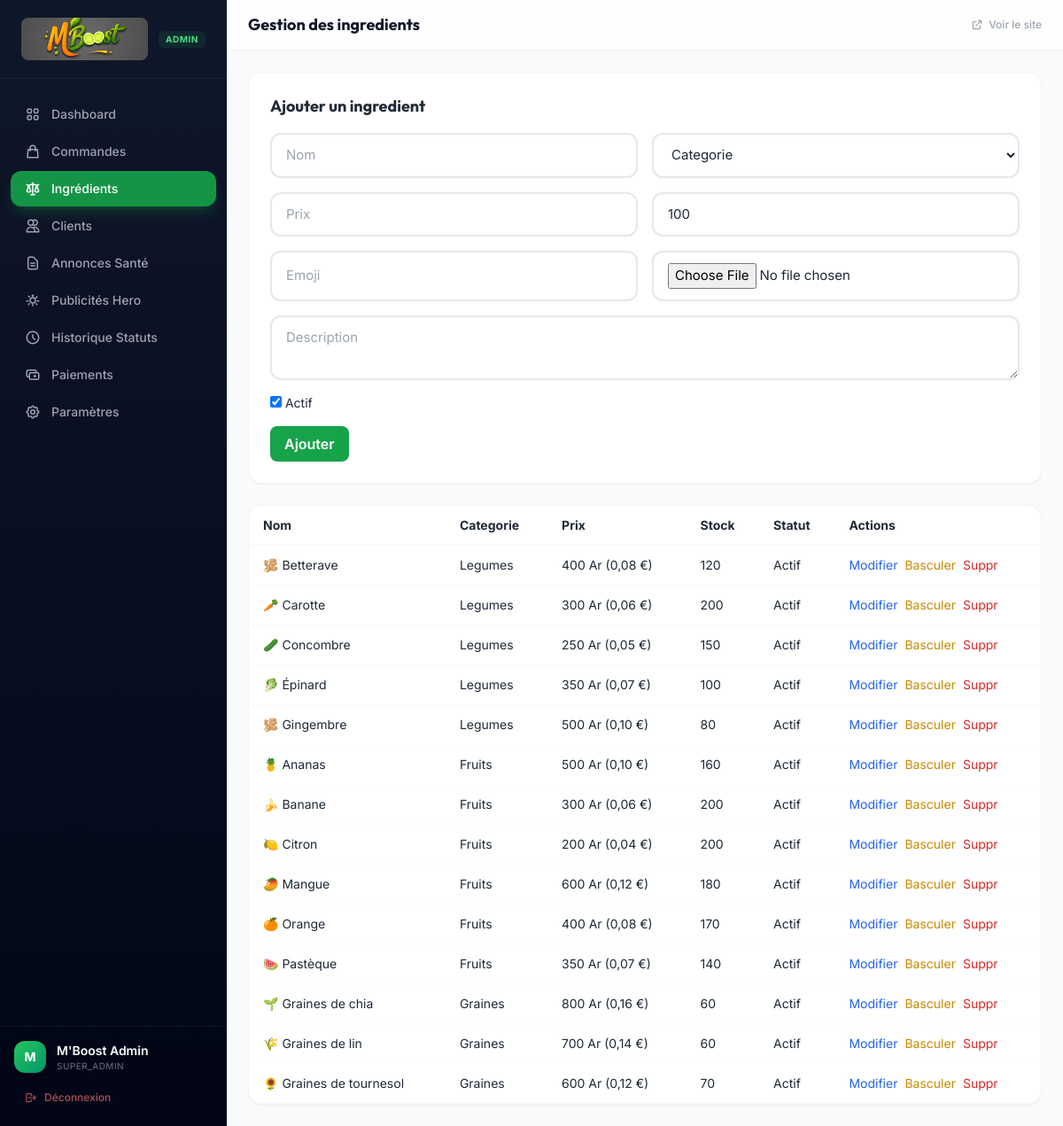
The page /admin/ingredients.php (signed in) on the database its author committed.
### tables this page shows
CREATE TABLE `ingredients` (
    `id`          INT UNSIGNED   NOT NULL AUTO_INCREMENT,
    `nom`         VARCHAR(150)   NOT NULL,
    `categorie`   ENUM('legumes','fruits','graines') NOT NULL,
    `description` TEXT           DEFAULT NULL,
    `prix`        DECIMAL(10,2)  NOT NULL DEFAULT 0.00 COMMENT 'Base price in Ariary',
    `image`       VARCHAR(255)   DEFAULT NULL COMMENT 'Filename stored under uploads/',
    `stock`       INT            NOT NULL DEFAULT 100,
    `emoji`       VARCHAR(10)    DEFAULT NULL,
    `actif`       BOOLEAN        NOT NULL DEFAULT TRUE,
    `created_at`  TIMESTAMP      NOT NULL DEFAULT CURRENT_TIMESTAMP,
    `updated_at`  TIMESTAMP      NOT NULL DEFAULT CURRENT_TIMESTAMP ON UPDATE CURRENT_TIMESTAMP,
    PRIMARY KEY (`id`),
    KEY `idx_ingredients_categorie` (`categorie`),
    KEY `idx_ingredients_actif`     (`actif`)
);

### includes/functions.php (called while the page is built, shortened)
<?php
function formatPrice(float|int $price, float $eurRate = 5000): string
{
    $ariary = number_format((float) $price, 0, ',', ' ') . ' Ar';
    $euro = '';
    if ($eurRate > 0) {
        $euroValue = round($price / $eurRate, 2);
        $euro = ' (' . number_format($euroValue, 2, ',', ' ') . ' €)';
    }
    return $ariary . $euro;
}
function generateCSRF(): string
{
    return $_SESSION['csrf_token'];
}

### admin/ingredients.php (the view, shortened to what this page needs)
<?php
require_once __DIR__ . '/../includes/db.php';
require_once __DIR__ . '/../includes/functions.php';
$editMode = isset($_GET['edit']);
$editIngredient = null;
$stmt = $pdo->query('SELECT * FROM ingredients ORDER BY categorie, nom');
$ingredients = $stmt->fetchAll();
$categories = ['legumes' => 'Legumes', 'fruits' => 'Fruits', 'graines' => 'Graines'];
include __DIR__ . '/includes/admin-layout-top.php';
?>
<div class="bg-white rounded-2xl shadow-sm border border-gray-100 p-6">
    <h2 class="text-lg font-bold mb-4"><?= $editMode ? 'Modifier' : 'Ajouter' ?> un ingredient</h2>
    <form method="POST" enctype="multipart/form-data" class="grid grid-cols-1 md:grid-cols-2 gap-4">
        <input name="nom" required class="input-modern" placeholder="Nom" value="<?= $editMode && $editIngredient ? htmlspecialchars($editIngredient['nom']) : '' ?>">
        <select name="categorie" required class="input-modern">
            <option value="">Categorie</option>
        </select>
        <input name="prix" type="number" min="0" step="50" required class="input-modern" placeholder="Prix" value="<?= $editMode && $editIngredient ? (float) $editIngredient['prix'] : '' ?>">
        <input name="stock" type="number" min="0" required class="input-modern" placeholder="Stock" value="<?= $editMode && $editIngredient ? (int) $editIngredient['stock'] : 100 ?>">
        <input name="emoji" class="input-modern" placeholder="Emoji" value="<?= $editMode && $editIngredient ? htmlspecialchars($editIngredient['emoji'] ?? '') : '' ?>">
        <input name="image" type="file" accept="image/*" class="input-modern">
        <textarea name="description" class="input-modern md:col-span-2" rows="2" placeholder="Description"><?= $editMode && $editIngredient ? htmlspecialchars($editIngredient['description'] ?? '') : '' ?></textarea>
        <label class="md:col-span-2 text-sm"><input type="checkbox" name="actif" value="1" <?= (!$editMode || ($editIngredient && (int) $editIngredient['actif'] === 1)) ? 'checked' : '' ?>> Actif</label>
        <div class="md:col-span-2 flex gap-3">
            <button class="px-4 py-2 rounded-lg bg-green-600 text-white font-semibold" type="submit"><?= $editMode ? 'Mettre a jour' : 'Ajouter' ?></button>
        </div>
    </form>
</div>
<div class="bg-white rounded-2xl shadow-sm border border-gray-100 overflow-hidden mt-6">
    <div class="overflow-x-auto">
        <table class="w-full text-sm">
            <thead>
                <tr class="border-b border-gray-100">
                    <th class="px-4 py-3 text-left">Nom</th>
                    <th class="px-4 py-3 text-left">Categorie</th>
                    <th class="px-4 py-3 text-left">Prix</th>
                    <th class="px-4 py-3 text-left">Stock</th>
                    <th class="px-4 py-3 text-left">Statut</th>
                    <th class="px-4 py-3 text-left">Actions</th>
                </tr>
            </thead>
            <tbody>
            <?php foreach ($ingredients as $ing): ?>
                <tr class="border-b border-gray-50">
                    <td class="px-4 py-3"><?= htmlspecialchars(($ing['emoji'] ?? '🥤') . ' ' . $ing['nom']) ?></td>
                    <td class="px-4 py-3"><?= htmlspecialchars($categories[$ing['categorie']] ?? $ing['categorie']) ?></td>
                    <td class="px-4 py-3"><?= formatPrice((float) $ing['prix']) ?></td>
                    <td class="px-4 py-3"><?= (int) $ing['stock'] ?></td>
                    <td class="px-4 py-3"><?= (int) $ing['actif'] === 1 ? 'Actif' : 'Inactif' ?></td>
                    <td class="px-4 py-3 flex gap-2">
                        <a class="text-blue-600" href="?edit=<?= (int) $ing['id'] ?>#add-form">Modifier</a>
                        <a class="text-yellow-600" href="?toggle_actif=<?= (int) $ing['id'] ?>&csrf_token=<?= urlencode(generateCSRF()) ?>">Basculer</a>
                        <a class="text-red-600" href="?delete=<?= (int) $ing['id'] ?>&csrf_token=<?= urlencode(generateCSRF()) ?>" onclick="return confirm('Supprimer cet ingredient ?')">Suppr</a>
                    </td>
                </tr>
            <?php endforeach; ?>
            </tbody>
        </table>
    </div>
</div>
<?php include __DIR__ . '/includes/admin-layout-bottom.php'; ?>

### assets/css/app.css (style rules this page uses)
:root { --green-50: #f0fdf4; --green-100: #dcfce7; --green-200: #bbf7d0; --green-300: #86efac; --green-400: #4ade80; --green-500: #22c55e; --green-600: #16a34a; --green-700: #15803d; --green-800: #166534; --green-900: #14532d; --orange-400: #fb923c; --orange-500: #f97316; --orange-600: #ea580c; --font-display: 'Outfit', 'Inter', system-ui, sans-serif; --font-body: 'Inter', system-ui, -apple-system, sans-serif; --glass-bg: rgba(255, 255, 255, 0.7); --glass-border: rgba(255, 255, 255, 0.3); --glass-shadow: 0 8px 32px rgba(0, 0, 0, 0.08); --dark-glass-bg: rgba(15, 23, 42, 0.8); --dark-glass-border: rgba(255, 255, 255, 0.08); --transition-smooth: cubic-bezier(0.4, 0, 0.2, 1); --transition-bounce: cubic-bezier(0.34, 1.56, 0.64, 1); --bg-main: #f0fdf4; --text-main: #1f2937; --text-muted: #6b7280; }
body { background-color: var(--bg-main); color: var(--text-main); transition: background-color 0.3s var(--transition-smooth), color 0.3s var(--transition-smooth); }
body { font-family: var(--font-body); -webkit-font-smoothing: antialiased; -moz-osx-font-smoothing: grayscale; }
h1, h2, h3, h4, h5, h6 { font-family: var(--font-display); }
.input-modern { border: 2px solid #e5e7eb; border-radius: 0.75rem; padding: 0.75rem 1rem; font-size: 0.9375rem; transition: all 0.3s var(--transition-smooth); background: rgba(255, 255, 255, 0.9); }
html { scroll-behavior: smooth; }

### rows shown on the page
ingredients: emoji+nom "🫚 Betterave", categorie "Legumes", prix "400 Ar (0,08 €)", stock "120", actif "Actif"
ingredients: emoji+nom "🥕 Carotte", categorie "Legumes", prix "300 Ar (0,06 €)", stock "200", actif "Actif"
ingredients: emoji+nom "🥒 Concombre", categorie "Legumes", prix "250 Ar (0,05 €)", stock "150", actif "Actif"
ingredients: emoji+nom "🥬 Épinard", categorie "Legumes", prix "350 Ar (0,07 €)", stock "100", actif "Actif"
ingredients: emoji+nom "🫚 Gingembre", categorie "Legumes", prix "500 Ar (0,10 €)", stock "80", actif "Actif"
ingredients: emoji+nom "🍍 Ananas", categorie "Fruits", prix "500 Ar (0,10 €)", stock "160", actif "Actif"
ingredients: emoji+nom "🍌 Banane", categorie "Fruits", prix "300 Ar (0,06 €)", stock "200", actif "Actif"
ingredients: emoji+nom "🍋 Citron", categorie "Fruits", prix "200 Ar (0,04 €)", stock "200", actif "Actif"
ingredients: emoji+nom "🥭 Mangue", categorie "Fruits", prix "600 Ar (0,12 €)", stock "180", actif "Actif"
ingredients: emoji+nom "🍊 Orange", categorie "Fruits", prix "400 Ar (0,08 €)", stock "170", actif "Actif"
ingredients: emoji+nom "🍉 Pastèque", categorie "Fruits", prix "350 Ar (0,07 €)", stock "140", actif "Actif"
ingredients: emoji+nom "🌱 Graines de chia", categorie "Graines", prix "800 Ar (0,16 €)", stock "60", actif "Actif"
ingredients: emoji+nom "🌾 Graines de lin", categorie "Graines", prix "700 Ar (0,14 €)", stock "60", actif "Actif"
ingredients: emoji+nom "🌻 Graines de tournesol", categorie "Graines", prix "600 Ar (0,12 €)", stock "70", actif "Actif"

### other values the page prints
$item['label'] "Dashboard"
$item['label'] "Commandes"
$item['label'] "Ingrédients"
$item['label'] "Clients"
$item['label'] "Annonces Santé"
$item['label'] "Publicités Hero"
$item['label'] "Historique Statuts"
$item['label'] "Paiements"
$item['label'] "Paramètres"
$adminInitial "M"
$adminName "M'Boost Admin"
$adminRole "SUPER_ADMIN"
$pageTitle "Gestion des ingredients"
